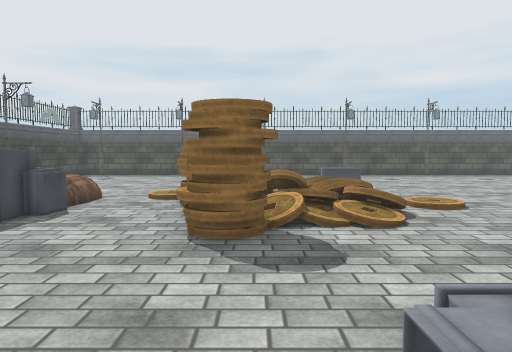
View 1 (above)

20 first-person views from a walk through a Unity game level. The camera is 1.5 m above the floor, tilts 4° down and sees 70° across. The floor is counted in squares, 1 m on a side. Each view is taken from the middle of a square. On the plan, view 1 faces up. The plan holds only what a view shows up to about 16 squares ahead; the rest is blank. Some animated figures are left out. Some surface patterns are stand-ins.

View 2
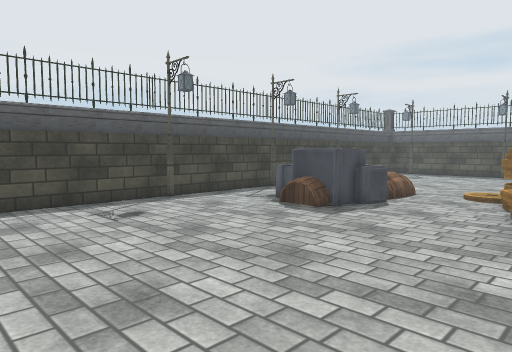

View 3
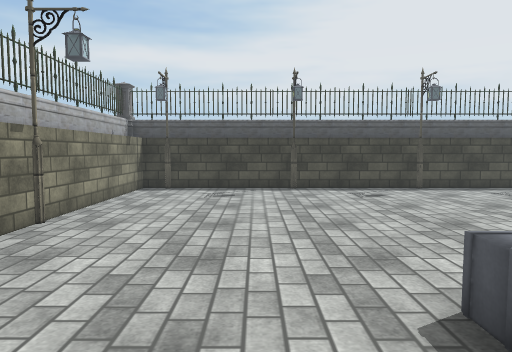

View 4
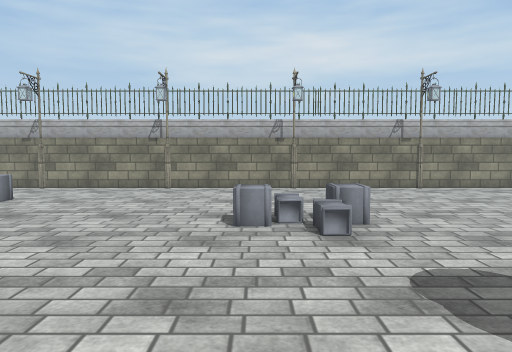

View 5
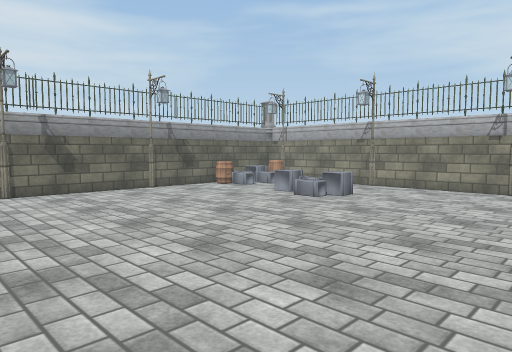

View 6
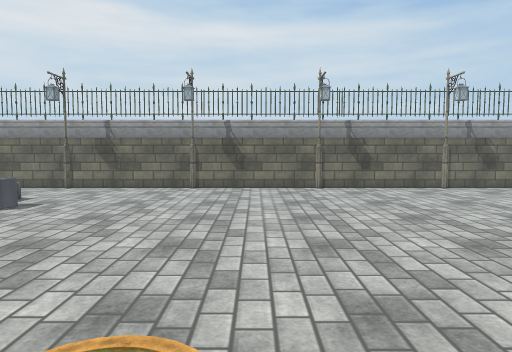

View 7
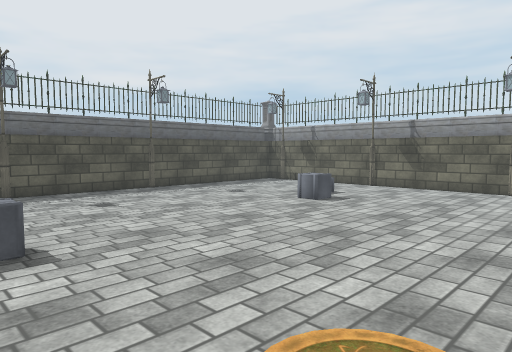

View 8
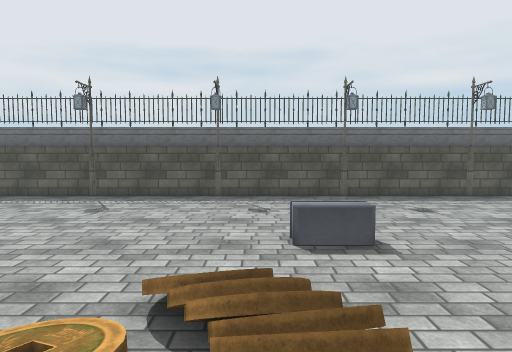

View 9
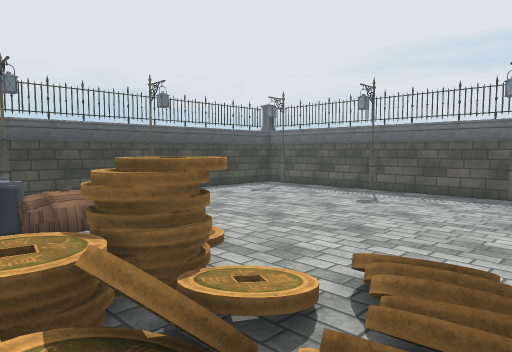

View 10
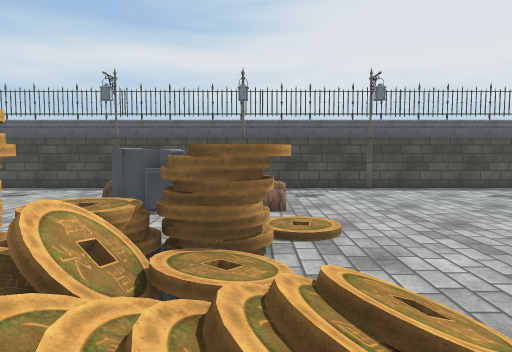

View 11
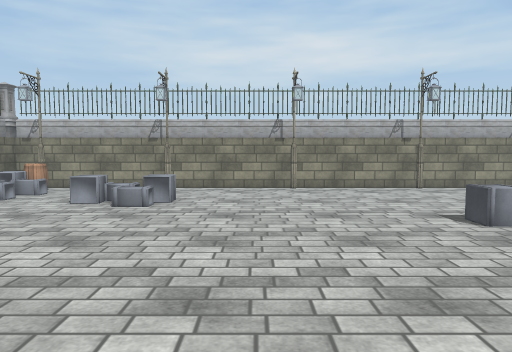

View 12
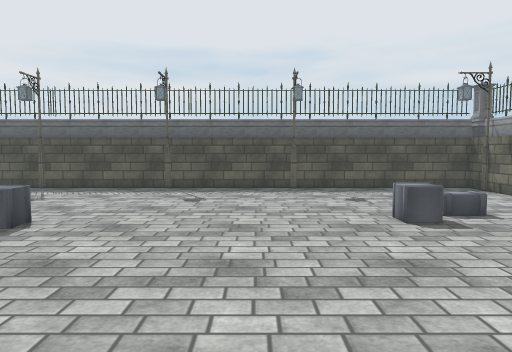

View 13
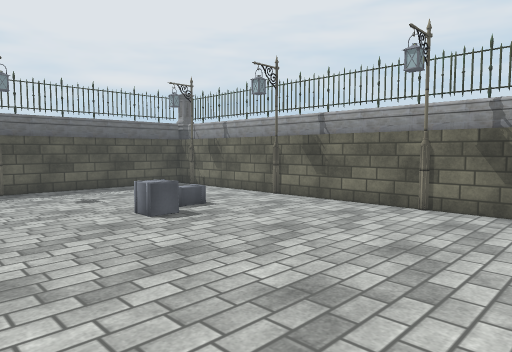

View 14
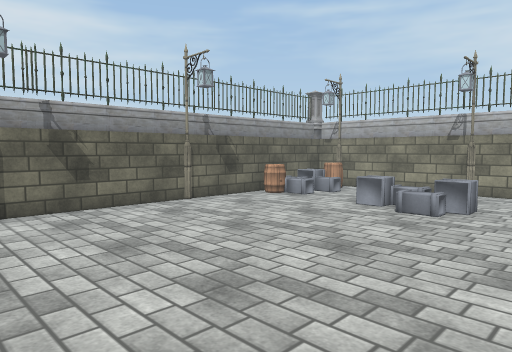

View 15
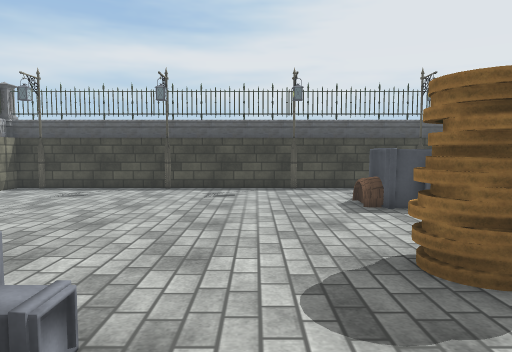

View 16
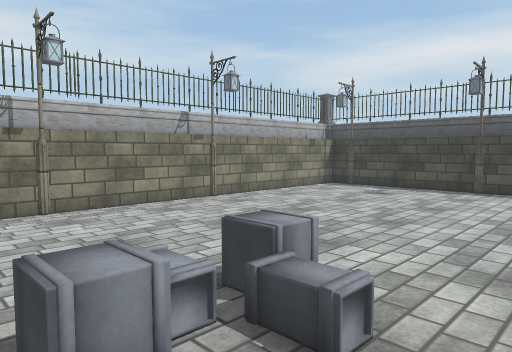

View 17
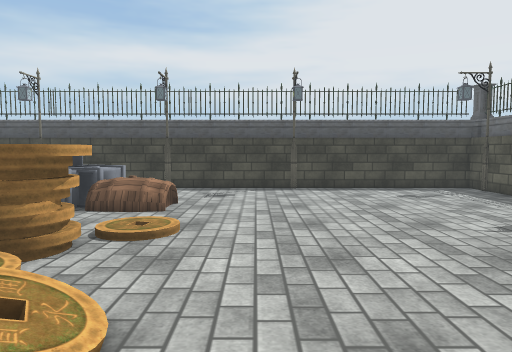

View 18
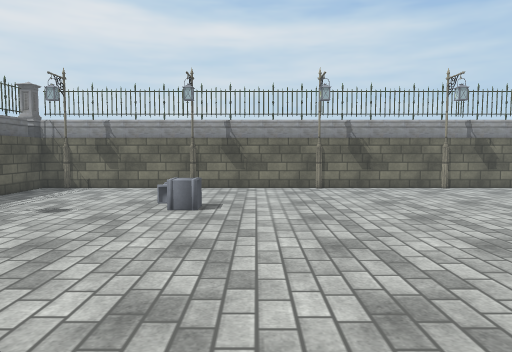

View 19
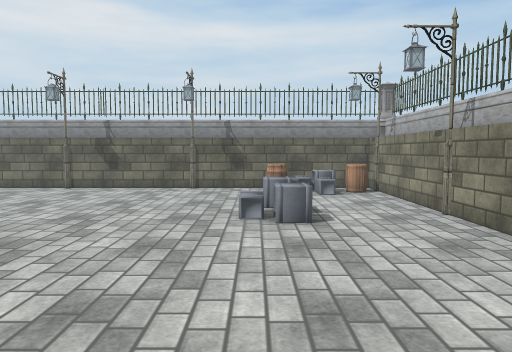

View 20
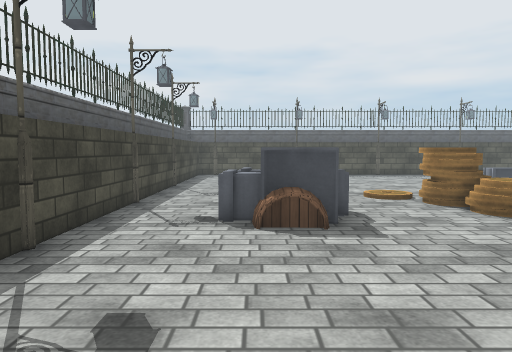

### Floor plan
Key: @ floor where view 1 was taken; # wall or solid block; . main floor; : floor 1 m higher than the main floor; / step, stairs or slope; = window, fence, low wall or low ledge; ^ raised ledge; v drop or lower ground; O other object.
Columns run from 12 left of view 1 to 19 right of it. Each row starts with its distance up from view 1.
 23  ##############################
 22  #OO...OO...OO...OO...OO.....O#
 21  #...........................O#
 20  #............................#
 19  #............................#
 18  #............................#
 17  #...........................O#
 16  O.............OO.......OO...O#
 15  O.............OO.............#
 14  #............................#
 13  #...........//...............#
 12  #..../..//..//..............O#
 11  O...  O./##////.............O#
 10  O...O O..^^//////............#
  9  #..O  O...==///./............#
  8  #...: O...##///..............#
  7  #...Ov....##///.............O#
  6  O.........##................O#
  5  O............................#
  4  #............................#
  3  #............................#
  2  #...........O.O.............O#
  1  O...........O.O.............O#
  0  O..........@.................#
 -1  #.....................O.O....#
 -2  #.....................OOO..OO#
 -3  #........................... #
 -4  O..........................OO#
 -5  O..........................OO#
 -6 OO######OO###OO###OO###OO###OOOO
 -7 OO                            OO

Positions as (right, up) in squares from view 1, and headings:
1: (0, 0), facing up
2: (0, -1), facing up-left
3: (4, -1), facing left
4: (3, 9), facing down
5: (4, 9), facing down-right
6: (3, 9), facing right
7: (3, 9), facing up-right
8: (2, 8), facing up
9: (3, 8), facing up-left
10: (4, 11), facing left
11: (8, 9), facing down
12: (9, 8), facing up
13: (8, 8), facing up-right
14: (8, 8), facing down-right
15: (4, 4), facing left
16: (4, 4), facing down-left
17: (4, 14), facing left
18: (3, 14), facing right
19: (3, -1), facing right
20: (-7, 0), facing up
